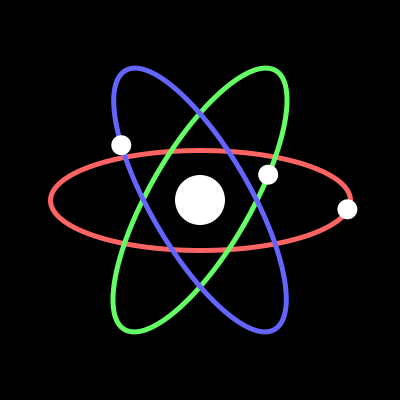
Frame 1 (no input)
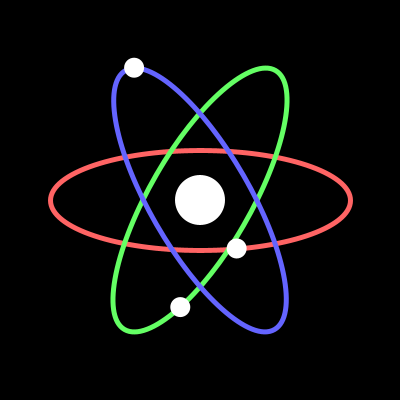
Frame 60 (the mouse pressed at the canvas centre just before this capture)
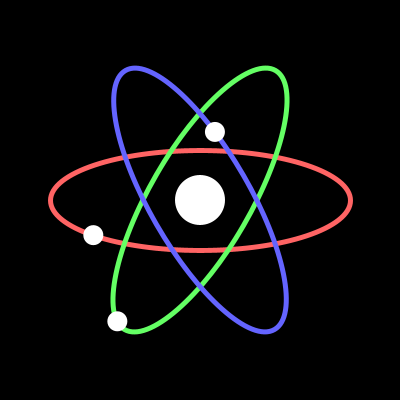
Frame 120 (the mouse held since frame 60 and released just before this capture)

The Processing sketch that drew these frames (run headless with seeded random() and noise(); from frame 60 on, the mouse is pressed at the canvas centre):

// Processing sketch: Atomic
// ── Atomic.pde
// Animate 3 electrons orbiting around a nucleus.
// Each electron should follow a path and match
// colors with its respective path.

// Don't use rotate()
// Use vectors and trigonometry

void setup() {
  size(400, 400);
}
void draw() {

  drawBackground();

  ///////////////// START YOUR CODE HERE:

  noStroke();
  fill(255);

  PVector red = FindOvalPos(0, 0);
  PVector green = FindOvalPos(60, 1);
  PVector blue = FindOvalPos(-60, 2);

  ellipse(red.x, red.y, 20, 20);
  ellipse(green.x, green.y, 20, 20);
  ellipse(blue.x, blue.y, 20, 20);

  ///////////////// END YOUR CODE HERE
}
PVector FindOvalPos(float rotateAmount, float timeOffset) {

  float time = millis()/1000.0;

  //Find path on oval:
  float x = 150 * cos(time + timeOffset);
  float y = 50 * sin(time + timeOffset);

  //Convert coord to polar:
  float angle = atan2(y, x);
  float mag = sqrt(x*x + y*y);

  //Rotate vector:
  angle -= radians(rotateAmount);

  //Convert back to cartesian:
  x = mag * cos(angle);
  y = mag * sin(angle);

  //Translate to center of screen:
  x += width/2;
  y += height/2;
  return new PVector(x, y);
}

void drawBackground() {
  background(0);
  noStroke();
  fill(255);
  ellipse(200, 200, 50, 50);
  noFill();
  strokeWeight(5);

  pushMatrix();
  translate(200, 200);
  stroke(255, 100, 100);
  ellipse(0, 0, 300, 100);
  popMatrix();

  pushMatrix();
  translate(200, 200);
  rotate(PI/1.5);
  stroke(100, 255, 100);
  ellipse(0, 0, 300, 100);
  popMatrix();

  pushMatrix();
  translate(200, 200);
  rotate(2*PI/1.5);
  stroke(100, 100, 255);
  ellipse(0, 0, 300, 100);
  popMatrix();
}
